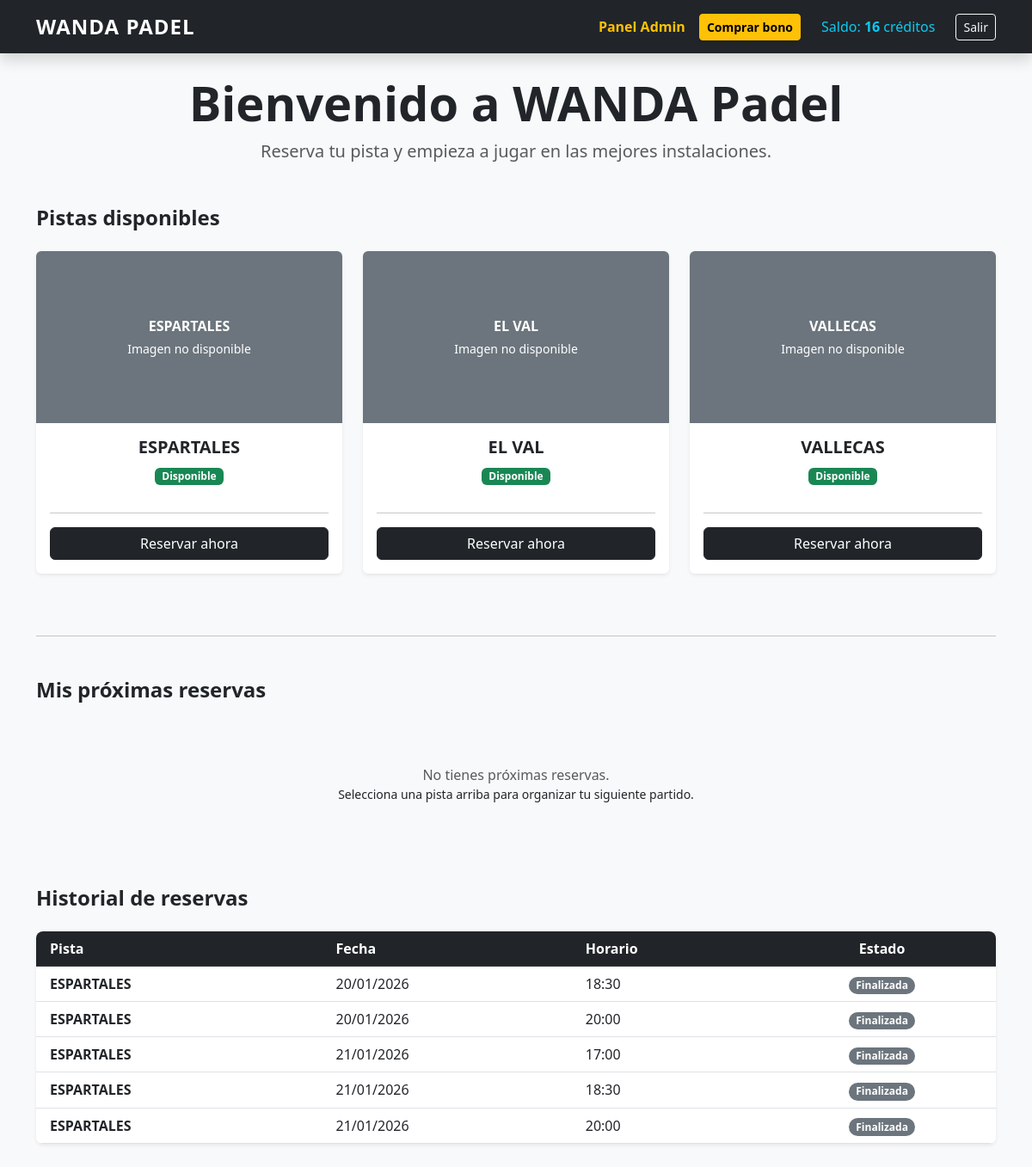
/ (signed in), run on the app's committed database.
### reservas/models.py (models this page shows, shortened)
class Usuario(AbstractUser):
    creditos = models.PositiveIntegerField(default=0)

class Pista(models.Model):
    nombre = models.CharField(max_length=100)
    imagen_url = models.URLField(
        max_length=500,
        blank=True,
        null=True,
        help_text="Pega aquí el enlace de una foto de una pista de pádel",
    )
    activa = models.BooleanField(default=True)
    @property
    def esta_llena_hoy(self):
        hoy = date.today()
        total_reservas_hoy = self.reserva_set.filter(fecha=hoy).count()
        return total_reservas_hoy >= 6

class Reserva(models.Model):
    HORARIOS = [
        ('09:00', '09:00 - 10:30'),
        ('10:30', '10:30 - 12:00'),
        ('12:00', '12:00 - 13:30'),
        ('17:00', '17:00 - 18:30'),
        ('18:30', '18:30 - 20:00'),
        ('20:00', '20:00 - 21:30'),
    ]
    usuario = models.ForeignKey(Usuario, on_delete=models.CASCADE)
    pista = models.ForeignKey(Pista, on_delete=models.CASCADE)
    bono_consumido = models.ForeignKey(
        Bono,
        on_delete=models.SET_NULL,
        null=True,
        blank=True,
        related_name='reservas',
    )
    fecha = models.DateField()
    bloque = models.CharField(max_length=5, choices=HORARIOS)
    @property
    def fecha_hora_inicio(self):
        return datetime_class.combine(self.fecha, datetime_class.strptime(self.bloque, "%H:%M").time())
    @property
    def ha_pasado(self):
        return self.fecha_hora_inicio < timezone.localtime().replace(tzinfo=None)
    class Meta:
        constraints = [
            models.UniqueConstraint(
                fields=['pista', 'fecha', 'bloque'],
                name='reserva_unica_por_pista_fecha_bloque',
            )
        ]

### reservas/views.py (the view)
# urls.py: 2. Add a URL to urlpatterns:  path('', views.home, name='home')
def home(request):
    pistas = Pista.objects.filter(activa=True)
    reservas_proximas = []
    reservas_historial = []
    if request.user.is_authenticated:
        reservas_usuario = Reserva.objects.filter(usuario=request.user).order_by('fecha', 'bloque')
        reservas_proximas = [reserva for reserva in reservas_usuario if not reserva.ha_pasado]
        reservas_historial = [reserva for reserva in reservas_usuario if reserva.ha_pasado]
    return render(request, 'reservas/home.html', {
        'pistas': pistas,
        'reservas': reservas_proximas,
        'reservas_historial': reservas_historial,
    })

### reservas/templates/reservas/home.html (shortened to what this page needs)
{% extends 'reservas/base.html' %}
{% block content %}
<div class="text-center mb-5">
    <h1 class="display-4 fw-bold">Bienvenido a WANDA Padel</h1>
    <p class="lead text-muted">Reserva tu pista y empieza a jugar en las mejores instalaciones.</p>
</div>
<div class="row">
    <div class="col-12 mb-3">
        <h2 class="h4 fw-bold">Pistas disponibles</h2>
    </div>
    {% for pista in pistas %}
    <div class="col-md-4 mb-4">
        <div class="card shadow-sm border-0 h-100 overflow-hidden">
            {% if pista.imagen_url %}
                <div class="position-relative bg-secondary" style="height: 200px;">
                    <div class="d-none position-absolute top-0 start-0 w-100 h-100 text-white d-flex align-items-center justify-content-center">
                        <div class="text-center">
                            <p class="fw-bold mb-1">{{ pista.nombre }}</p>
                            <p class="small mb-0">Imagen no disponible</p>
                        </div>
                    </div>
                </div>
            {% endif %}
            <div class="card-body text-center">
                <h3 class="card-title h5 fw-bold">{{ pista.nombre }}</h3>
                {% if not pista.activa %}
                    <p class="badge bg-secondary mb-3">Mantenimiento</p>
                {% elif pista.esta_llena_hoy %}
                    <p class="badge bg-danger mb-3">Completa hoy</p>
                {% else %}
                    <p class="badge bg-success mb-3">Disponible</p>
                {% endif %}
                <hr>
                {% if not pista.activa or pista.esta_llena_hoy %}
                    <button class="btn btn-secondary w-100" disabled>No disponible</button>
                {% else %}
                    <a href="{% url 'reservar_pista' pista.id %}" class="btn btn-dark w-100">Reservar ahora</a>
                {% endif %}
            </div>
        </div>
    </div>
    {% empty %}
    <div class="col-12 text-center">
        <div class="alert alert-warning py-4">
            No hay pistas configuradas en el panel de administración.
        </div>
    </div>
    {% endfor %}
</div>
<hr class="my-5">
<div class="row mb-5">
    <div class="col-12">
        <h2 class="h4 fw-bold mb-4">Mis próximas reservas</h2>
        {% if user.is_authenticated %}
            {% if reservas %}
                <div class="table-responsive shadow-sm rounded-3">
                    <table class="table table-hover align-middle bg-white mb-0">
                        <thead class="table-dark">
                            <tr>
                                <th class="ps-3">Pista</th>
                                <th>Fecha</th>
                                <th>Horario</th>
                                <th class="text-center">Estado y acciones</th>
                            </tr>
                        </thead>
                        <tbody>
                            {% for r in reservas %}
                            <tr>
                                <td class="ps-3 fw-bold">{{ r.pista.nombre }}</td>
                                <td>{{ r.fecha|date:"d/m/Y" }}</td>
                                <td>{{ r.bloque }}</td>
                                <td class="text-center">
                                    <span class="badge rounded-pill bg-info text-dark mb-2 d-inline-block">Confirmada</span>
                                    <br class="d-md-none">
                                    <form action="{% url 'anular_reserva' r.id %}" method="post" onsubmit="return confirm('¿Seguro que quieres anular esta reserva? Se te devolverá el crédito.');" style="display:inline;">
                                        {% csrf_token %}
                                        <button type="submit" class="btn btn-outline-danger btn-sm ms-md-2">Anular</button>
                                    </form>
                                </td>
                            </tr>
                            {% endfor %}
                        </tbody>
                    </table>
                </div>
            {% else %}
                <div class="card border-0 bg-light text-center py-5">
                    <p class="text-muted mb-0">No tienes próximas reservas.</p>
                    <small>Selecciona una pista arriba para organizar tu siguiente partido.</small>
                </div>
            {% endif %}
            <h2 class="h4 fw-bold mt-5 mb-4">Historial de reservas</h2>
            {% if reservas_historial %}
                <div class="table-responsive shadow-sm rounded-3">
                    <table class="table table-hover align-middle bg-white mb-0">
                        <thead class="table-dark">
                            <tr>
                                <th class="ps-3">Pista</th>
                                <th>Fecha</th>
                                <th>Horario</th>
                                <th class="text-center">Estado</th>
                            </tr>
                        </thead>
                        <tbody>
                            {% for r in reservas_historial %}
                            <tr>
                                <td class="ps-3 fw-bold">{{ r.pista.nombre }}</td>
                                <td>{{ r.fecha|date:"d/m/Y" }}</td>
                                <td>{{ r.bloque }}</td>
                                <td class="text-center">
                                    <span class="badge rounded-pill bg-secondary">Finalizada</span>
                                </td>
                            </tr>
                            {% endfor %}
                        </tbody>
                    </table>
                </div>
            {% else %}
                <div class="card border-0 bg-light text-center py-4">
                    <p class="text-muted mb-0">Todavía no tienes reservas finalizadas.</p>
                </div>
            {% endif %}
        {% else %}
            <div class="alert alert-secondary text-center">
                <a href="{% url 'login' %}" class="fw-bold">Inicia sesión</a> para ver tus reservas.
            </div>
        {% endif %}
    </div>
</div>
{% endblock %}

### reservas/templates/reservas/base.html (shortened to what this page needs)
<!DOCTYPE html>
<html lang="es">
<head>
    <link href="https://cdn.jsdelivr.net/npm/bootstrap@5.3.0/dist/css/bootstrap.min.css" rel="stylesheet">
</head>
<body class="bg-light">
    <nav class="navbar navbar-expand-lg navbar-dark bg-dark mb-4 shadow">
        <div class="container">
            <a class="navbar-brand fw-bold" href="{% url 'home' %}">WANDA PADEL</a>
            <div class="collapse navbar-collapse" id="navbarNav">
                <div class="navbar-nav ms-auto align-items-center">
                    {% if user.is_authenticated %}
                        {% if user.is_staff %}
                            <a class="nav-link text-warning me-2 fw-bold" href="{% url 'panel_admin' %}">Panel Admin</a>
                        {% endif %}
                        <a class="btn btn-warning btn-sm me-3 fw-bold shadow-sm" href="{% url 'comprar_bono' %}">
                            Comprar bono
                        </a>
                        <span class="nav-link text-info me-3">
                            Saldo: <strong>{{ user.creditos }}</strong> créditos
                        </span>
                        <form action="{% url 'logout' %}" method="post" class="d-inline">
                            <button type="submit" class="btn btn-outline-light btn-sm">Salir</button>
                        </form>
                    {% else %}
                        <a class="nav-link me-2" href="{% url 'login' %}">Entrar</a>
                        <a class="btn btn-primary btn-sm text-white px-3 shadow-sm" href="{% url 'registro' %}">Registro</a>
                    {% endif %}
                </div>
            </div>
        </div>
    </nav>
    <div class="container">
        {% block content %}
        {% endblock %}
    </div>
</body>
</html>

### reservas/templates/reservas/base.html (style rules this page uses)
.navbar-brand { font-size: 1.5rem; letter-spacing: 1px; }
.nav-link { font-weight: 500; }

### data on the page
Usuario: creditos "16"
Pista: nombre "ESPARTALES", activa "Disponible"
Pista: nombre "EL VAL", activa "Disponible"
Pista: nombre "VALLECAS", activa "Disponible"
Reserva: pista.nombre "ESPARTALES", fecha "20/01/2026", bloque "18:30"
Reserva: pista.nombre "ESPARTALES", fecha "20/01/2026", bloque "20:00"
Reserva: pista.nombre "ESPARTALES", fecha "21/01/2026", bloque "17:00"
Reserva: pista.nombre "ESPARTALES", fecha "21/01/2026", bloque "18:30"
Reserva: pista.nombre "ESPARTALES", fecha "21/01/2026", bloque "20:00"
